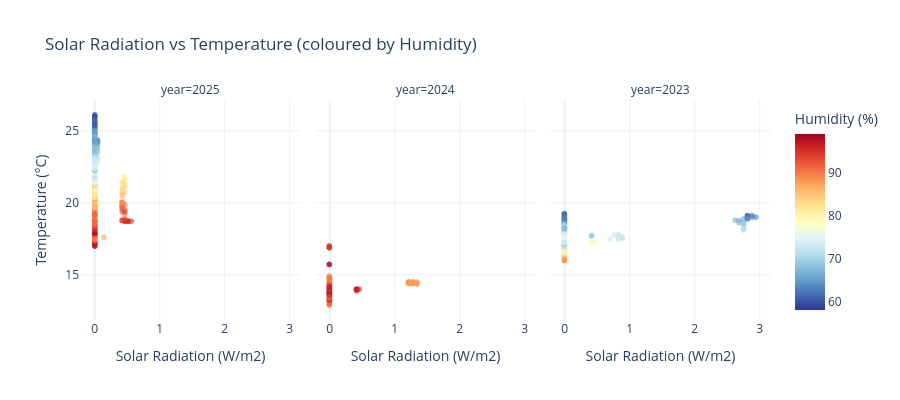

Notebook code for this chart:
### Code cell
# ── Visual 6: Solar radiation vs temperature, coloured by humidity ────────────
sample = df.sample(min(8_000, len(df)), random_state=RANDOM_STATE)

fig_scatter = px.scatter(
    sample, x='SOLARRADIATION', y='temp_c',
    color='HUMIDITY', opacity=0.6,
    color_continuous_scale='RdYlBu_r',
    facet_col='year',
    labels={'SOLARRADIATION':'Solar Radiation (W/m2)',
            'temp_c':'Temperature (°C)',
            'HUMIDITY':'Humidity (%)'},
    title='Solar Radiation vs Temperature (coloured by Humidity)',
    template='plotly_white', height=400
)
fig_scatter.show()

### Figure 1 — Plotly figure (JSON) as saved in the notebook; plotly's stock layout.template omitted (floating-point values rounded to 4 significant figures; data arrays with more than 128 entries replaced by an {"elided": "..."} marker saying what was removed)
{"data": [{"hovertemplate": "year=2025<br>Solar Radiation (W/m2)=%{x}<br>Temperature (°C)=%{y}<br>Humidity (%)=%{marker.color}<extra></extra>", "legendgroup": "", "marker": {"color": {"elided": "2637 int values"}, "coloraxis": "coloraxis", "opacity": 0.6, "symbol": "circle"}, "mode": "markers", "name": "", "showlegend": false, "type": "scattergl", "x": {"elided": "2637 float values"}, "xaxis": "x", "y": {"elided": "2637 float values"}, "yaxis": "y"}, {"hovertemplate": "year=2024<br>Solar Radiation (W/m2)=%{x}<br>Temperature (°C)=%{y}<br>Humidity (%)=%{marker.color}<extra></extra>", "legendgroup": "", "marker": {"color": {"elided": "2662 int values"}, "coloraxis": "coloraxis", "opacity": 0.6, "symbol": "circle"}, "mode": "markers", "name": "", "showlegend": false, "type": "scattergl", "x": {"elided": "2662 float values"}, "xaxis": "x2", "y": {"elided": "2662 float values"}, "yaxis": "y2"}, {"hovertemplate": "year=2023<br>Solar Radiation (W/m2)=%{x}<br>Temperature (°C)=%{y}<br>Humidity (%)=%{marker.color}<extra></extra>", "legendgroup": "", "marker": {"color": {"elided": "2701 int values"}, "coloraxis": "coloraxis", "opacity": 0.6, "symbol": "circle"}, "mode": "markers", "name": "", "showlegend": false, "type": "scattergl", "x": {"elided": "2701 float values"}, "xaxis": "x3", "y": {"elided": "2701 float values"}, "yaxis": "y3"}], "layout": {"annotations": [{"font": {}, "showarrow": false, "text": "year=2025", "x": 0.16, "xanchor": "center", "xref": "paper", "y": 1, "yanchor": "bottom", "yref": "paper"}, {"font": {}, "showarrow": false, "text": "year=2024", "x": 0.5, "xanchor": "center", "xref": "paper", "y": 1, "yanchor": "bottom", "yref": "paper"}, {"font": {}, "showarrow": false, "text": "year=2023", "x": 0.84, "xanchor": "center", "xref": "paper", "y": 1, "yanchor": "bottom", "yref": "paper"}], "coloraxis": {"colorbar": {"title": {"text": "Humidity (%)"}}, "colorscale": [[0, "rgb(49,54,149)"], [0.1, "rgb(69,117,180)"], [0.2, "rgb(116,173,209)"], [0.3, "rgb(171,217,233)"], [0.4, "rgb(224,243,248)"], [0.5, "rgb(255,255,191)"], [0.6, "rgb(254,224,144)"], [0.7, "rgb(253,174,97)"], [0.8, "rgb(244,109,67)"], [0.9, "rgb(215,48,39)"], [1, "rgb(165,0,38)"]]}, "height": 400, "legend": {"tracegroupgap": 0}, "title": {"text": "Solar Radiation vs Temperature (coloured by Humidity)"}, "xaxis": {"anchor": "y", "domain": [0, 0.32], "title": {"text": "Solar Radiation (W/m2)"}}, "xaxis2": {"anchor": "y2", "domain": [0.34, 0.66], "matches": "x", "title": {"text": "Solar Radiation (W/m2)"}}, "xaxis3": {"anchor": "y3", "domain": [0.68, 1.0], "matches": "x", "title": {"text": "Solar Radiation (W/m2)"}}, "yaxis": {"anchor": "x", "domain": [0, 1], "title": {"text": "Temperature (°C)"}}, "yaxis2": {"anchor": "x2", "domain": [0, 1], "matches": "y", "showticklabels": false}, "yaxis3": {"anchor": "x3", "domain": [0, 1], "matches": "y", "showticklabels": false}}}
